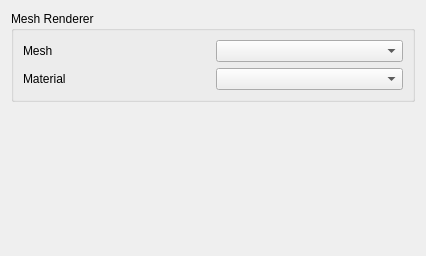
<?xml version="1.0" encoding="UTF-8"?>
<ui version="4.0">
 <class>WidgetMeshRenderer</class>
 <widget class="QWidget" name="WidgetMeshRenderer">
  <property name="windowModality">
   <enum>Qt::NonModal</enum>
  </property>
  <property name="geometry">
   <rect>
    <x>0</x>
    <y>0</y>
    <width>426</width>
    <height>256</height>
   </rect>
  </property>
  <property name="windowTitle">
   <string>Form</string>
  </property>
  <layout class="QFormLayout" name="formLayout">
   <item row="0" column="0" colspan="2">
    <widget class="QGroupBox" name="groupBox">
     <property name="title">
      <string>Mesh Renderer</string>
     </property>
     <layout class="QGridLayout" name="gridLayout">
      <item row="0" column="0">
       <layout class="QHBoxLayout" name="horizontalLayout">
        <item>
         <widget class="QLabel" name="label_Mesh">
          <property name="text">
           <string>Mesh</string>
          </property>
         </widget>
        </item>
        <item>
         <widget class="QComboBox" name="ComboMesh">
          <property name="editable">
           <bool>false</bool>
          </property>
          <property name="currentText">
           <string/>
          </property>
          <property name="currentIndex">
           <number>-1</number>
          </property>
         </widget>
        </item>
       </layout>
      </item>
      <item row="1" column="0">
       <layout class="QHBoxLayout" name="horizontalLayout_3">
        <item>
         <widget class="QLabel" name="label_Material">
          <property name="text">
           <string>Material</string>
          </property>
         </widget>
        </item>
        <item>
         <widget class="QComboBox" name="ComboMaterial"/>
        </item>
       </layout>
      </item>
     </layout>
    </widget>
   </item>
  </layout>
 </widget>
 <resources/>
 <connections/>
</ui>
